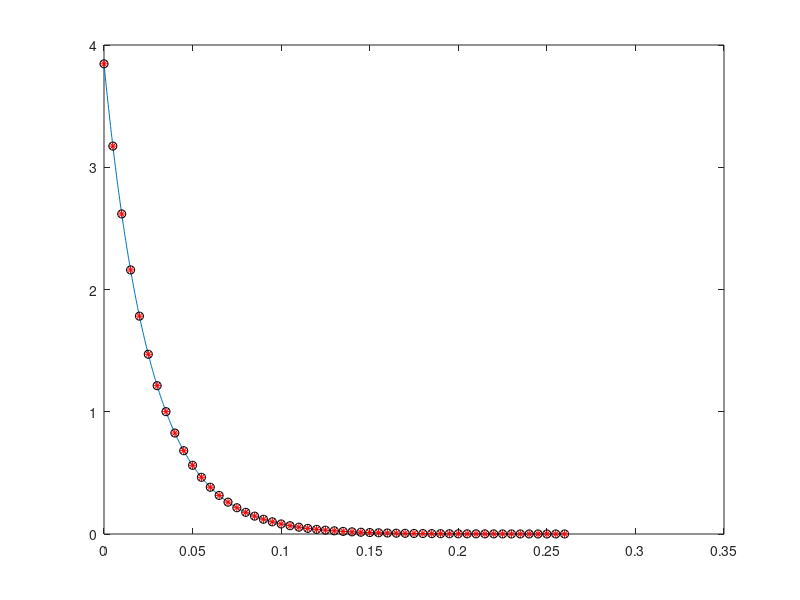

MATLAB code for this plot:
% Exemplo de Algoritmo de Equa??es Recursivas
% Circuito RC
clc
clear
format long

NT = 26;
T = 5e-3;          % per?odo de amostragem
R = NT;
C = 1000e-6;

Vo = 100;           % valor inicial
Io = Vo / R;

RC = R*C;           % constante RC
Tf = NT*0.01;      % tempo final de simula??o
a = exp(-T/RC);
% a=0.2;


% Gr?fico "cont?nuo" com 1000 pontos
t = 0:Tf/999:Tf;
I1 = Io*exp(-t/RC);
figure(1)
plot(t,I1)
hold on             % lembrar de hold off no final

% Gr?fico discreto
k = 0:Tf/T;
I2 = Io*exp(-k*T/RC);
plot(k*T,I2,'*r')

% Gr?fico discreto a partir da equa??o recursiva

% Condi??o Inicial
I3(1) = Io;   % para k = 0

% for j=1:length(k)-1
%    I3(j+1)=a*I3(j);
% end
% plot(k*T,I3,'ok')

% ou
for j=2:length(k)
    I3(j)=a*I3(j-1);
end
plot(k*T,I3,'ok')


hold off